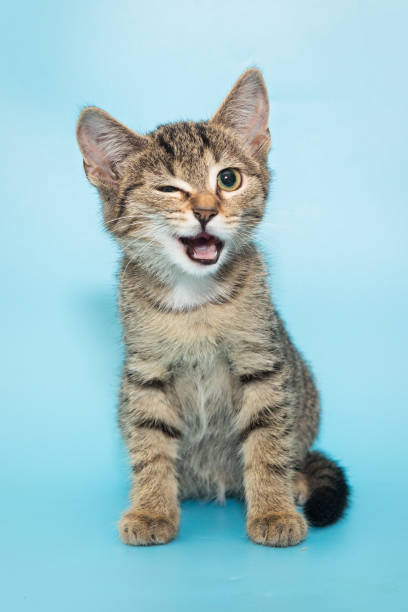
#> input picture Opencv/Images/cat.jpg, 408 x 612 px
$ python essential_functions.py
#> lines starting #> are read from the running program, lines starting #| are printed output that depends on the picture; after the words box and inside, x2 and y2 are one past the last pixel; in counts of white or black regions, pixels touching at a corner belong together
import cv2 as cv

img = cv.imread('Images/cat.jpg')
#> img is the input picture: shape (612, 408, 3); mean B, G, R 199.2, 194, 158.3
cv.imshow('Cat', img)

# converting an image to grayscale
gray = cv.cvtColor(img, cv.COLOR_BGR2GRAY)
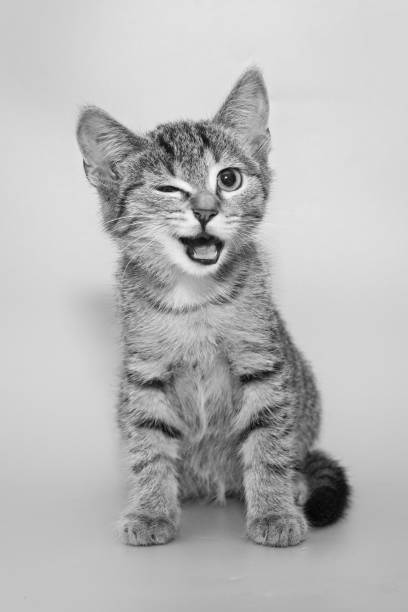
#> gray: shape (612, 408); min 2, max 251, mean 183.9
cv.imshow('Gray', gray)

# how to blur an image
blur = cv.GaussianBlur(img, (7,7), cv.BORDER_DEFAULT)
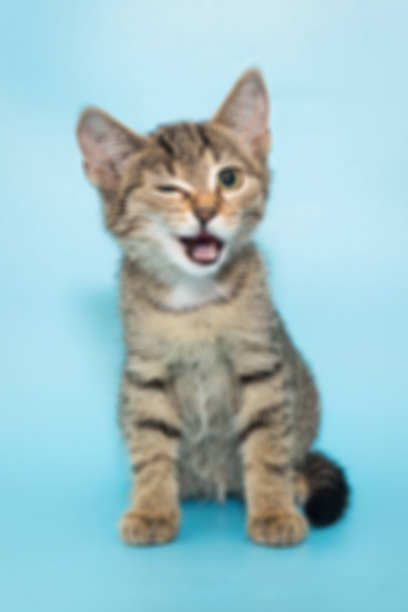
#> blur: shape (612, 408, 3); mean B, G, R 199.2, 194, 158.3
cv.imshow('Blur',blur)

# edge cascade
canny = cv.Canny(img, 125, 175)
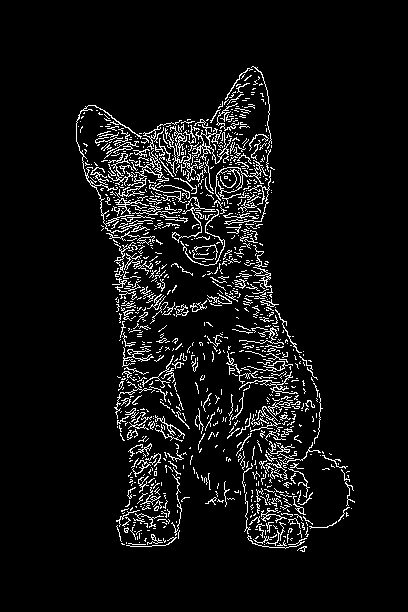
#> canny: shape (612, 408); 6.5% white in thin lines or dots, all inside (x1, y1, x2, y2) = (76, 66, 355, 552)
cv.imshow('Canny',canny)

# dilate the image
dilated = cv.dilate(canny, (3,3), iterations=3)
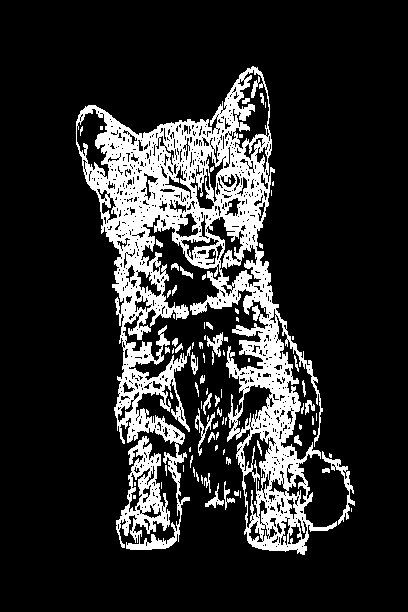
#> dilated: shape (612, 408); 16.7% white; 88 white regions (49 under 20 px), largest, box (x1, y1, x2, y2) and area: (76, 66, 337, 555) 38846, (322, 451, 355, 525) 431, (195, 408, 215, 456) 220
cv.imshow('Dilated ', dilated)

# erode the image
eroded = cv.erode(dilated, (3,3), iterations=1)
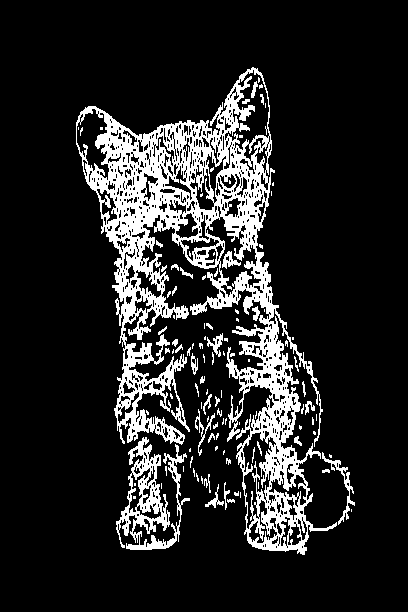
#> eroded: shape (612, 408); 14.8% white; 109 white regions (69 under 20 px), largest, box (x1, y1, x2, y2) and area: (76, 67, 337, 555) 31200, (116, 437, 190, 550) 2878, (322, 452, 355, 525) 364
cv.imshow('Erode',eroded)

# resizng the image
resized = cv.resize(img, (500,500), interpolation=cv.INTER_CUBIC)
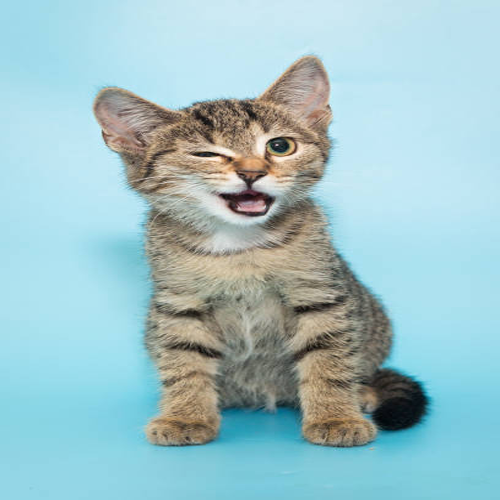
#> resized: shape (500, 500, 3); mean B, G, R 199.2, 194, 158.3
cv.imshow('Resized ', resized)

# croping the image
croped = img[50:200, 200:400]
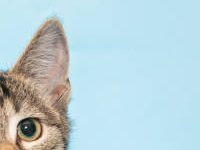
#> croped: shape (150, 200, 3); mean B, G, R 213.4, 208.3, 184.7
cv.imshow('Cropped', croped)

cv.waitKey(0)

$ run again, with Opencv/Images/man.jpg copied over Opencv/Images/cat.jpg
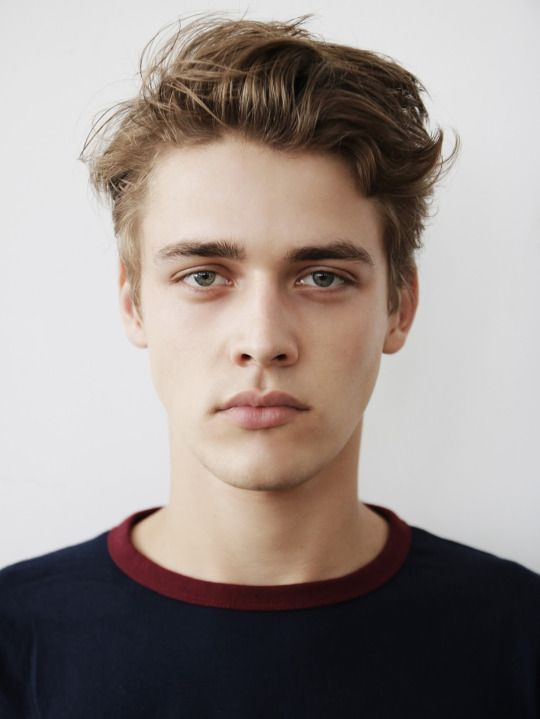
#> input picture Opencv/Images/man.jpg, 540 x 719 px
#> img is the input picture: shape (719, 540, 3); mean B, G, R 138.1, 142.5, 152.7
#> `canny = cv.Canny(img, 125, 175)`:
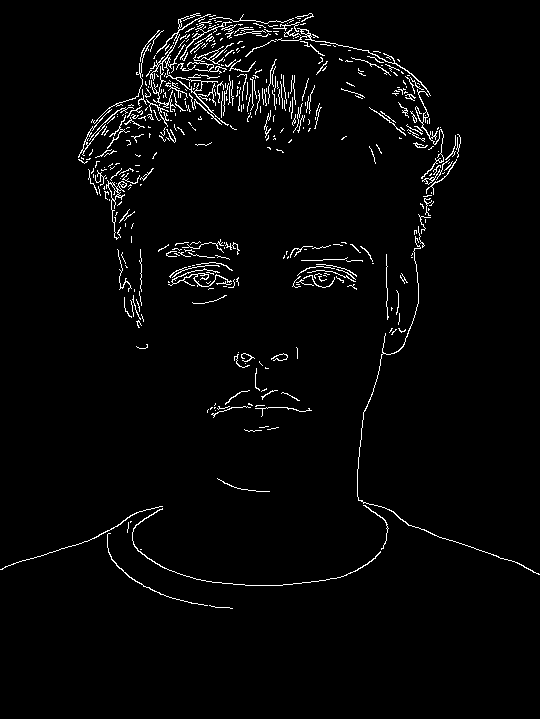
#> canny: shape (719, 540); 2.7% white in thin lines or dots, all inside (x1, y1, x2, y2) = (0, 13, 540, 609)
#> dilated: shape (719, 540); 7% white; 105 white regions (29 under 20 px), largest, box (x1, y1, x2, y2) and area: (0, 13, 540, 609) 16622, (292, 257, 363, 293) 1283, (168, 262, 235, 293) 1175
#> eroded: shape (719, 540); 5.9% white; 119 white regions (42 under 20 px), largest, box (x1, y1, x2, y2) and area: (0, 14, 540, 609) 13995, (292, 258, 363, 293) 1101, (168, 263, 235, 293) 1032
#> `croped = img[50:200, 200:400]`:
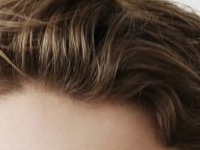
#> croped: shape (150, 200, 3); mean B, G, R 64.1, 77.7, 96.6
